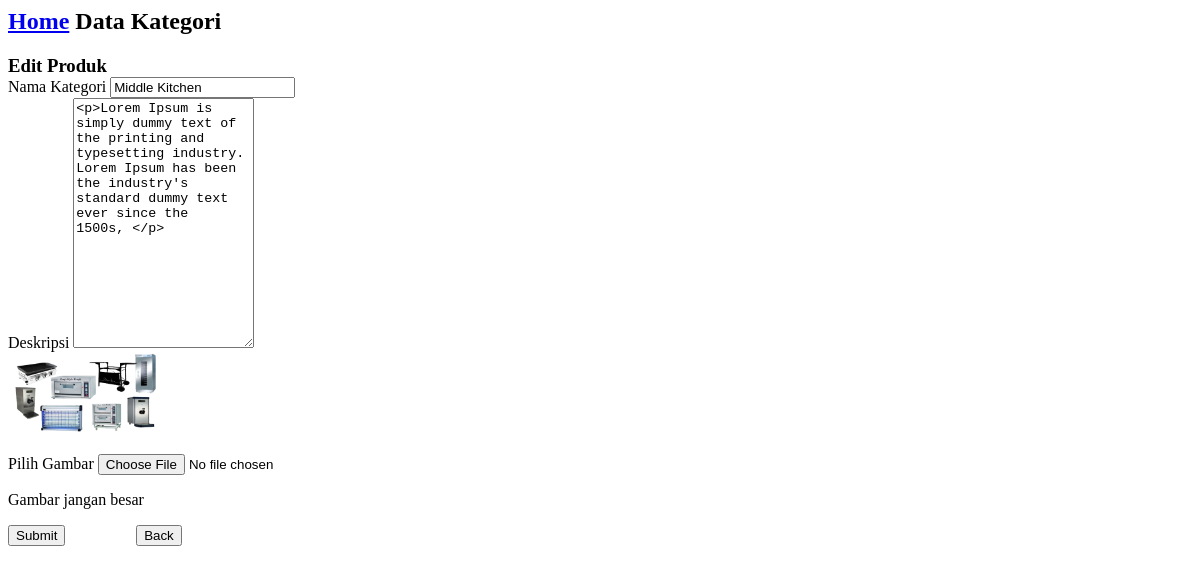
Screenshot of /adminpage/edit-kategori.php?id=1 with the database file from the repository.
### tables this page shows
CREATE TABLE `tb_kategori` (
  `id_kategori` tinyint(11) NOT NULL,
  `nama_kategori` varchar(100) DEFAULT NULL,
  `desk_kategori` text,
  `gambar` varchar(100) DEFAULT NULL
);

### adminpage/edit-kategori.php (the view, shortened to what this page needs)
 <div id="page-wrapper" class="gray-bg dashbard-1">
       <div class="content-main">
		    <div class="banner">
				<h2>
				<a href="admin.php">Home</a>
				<span>Data Kategori</span>
				</h2>
		    </div>
				<link rel="stylesheet" href="css/graph.css">
	<div class="content-top">
		<div class="col-md-12 ">
			<div class="grid-form">
				<div class="grid-form1">
				 	<h3 id="forms-example" class="" style="margin-bottom: 0px;">Edit Produk</h3>
							<?php
									$id=$_GET['id'];
									$hasil = mysql_query(" select * from tb_kategori where id_kategori=$id");
										$baris=mysql_fetch_array($hasil);
										$nama=$baris['nama_kategori'];
										$gambar=$baris['gambar'];
										$desk=$baris['desk_kategori'];
							?>
					<form name="input_data" action="<?php echo "proses-edit-kategori.php?id=$id"; ?>" method="post" enctype="multipart/form-data" >
						<div class="form-group">
							<label for="exampleInputEmail1">Nama Kategori</label>
							<input type="text" class="form-control" name="nama" id="nama" placeholder="Nama Kategori" value="<?php echo "$nama"; ?>">
						</div>
						<div class="form-group">
							<label for="comment">Deskripsi</label>
							<textarea style="height:250px;"class="ckeditor" rows="5" id="deskripsi" name="deskripsi" value=""><?php echo "$desk"; ?></textarea>
						</div>
						<div class="form-group">
							<img src="<?php echo"$gambar"; ?>" width="150"><br><br>
							<label for="exampleInputFile">Pilih Gambar</label>
							<input type="file" id="gambar" name="gambar">
							<p class="help-block">Gambar jangan besar</p>
						</div>
			<div class="form-group">
				<button class="btn-success btn" style="margin-right: 5em;">Submit</button>
				<button class="btn-danger btn">Back</button>
			</div>
</form>
</div>
			</div>
		</div>
	</div>

### rows the page displays
tb_kategori: nama "Middle Kitchen", deskripsi "<p>Lorem Ipsum is simply dummy text of the printing and typesetting industry. Lorem Ipsum has been the industry's standard dummy text ever since the 1500s, </p>", gambar (picture)
